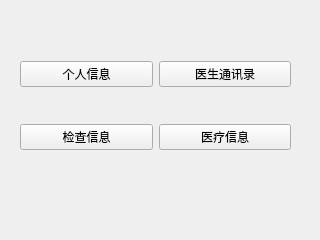
<?xml version="1.0" encoding="UTF-8"?>
<ui version="4.0">
 <class>PatientMainView</class>
 <widget class="QWidget" name="PatientMainView">
  <property name="geometry">
   <rect>
    <x>0</x>
    <y>0</y>
    <width>320</width>
    <height>240</height>
   </rect>
  </property>
  <property name="windowTitle">
   <string>Form</string>
  </property>
  <widget class="QWidget" name="layoutWidget">
   <property name="geometry">
    <rect>
     <x>20</x>
     <y>30</y>
     <width>271</width>
     <height>151</height>
    </rect>
   </property>
   <layout class="QGridLayout" name="gridLayout">
    <item row="3" column="2">
     <widget class="QPushButton" name="treatment">
      <property name="text">
       <string>医疗信息</string>
      </property>
     </widget>
    </item>
    <item row="2" column="0">
     <widget class="QPushButton" name="selfInfo">
      <property name="text">
       <string>个人信息</string>
      </property>
     </widget>
    </item>
    <item row="2" column="2">
     <widget class="QPushButton" name="doctorlist">
      <property name="text">
       <string>医生通讯录</string>
      </property>
     </widget>
    </item>
    <item row="3" column="0">
     <widget class="QPushButton" name="examination">
      <property name="text">
       <string>检查信息</string>
      </property>
     </widget>
    </item>
   </layout>
  </widget>
 </widget>
 <resources/>
 <connections/>
</ui>
